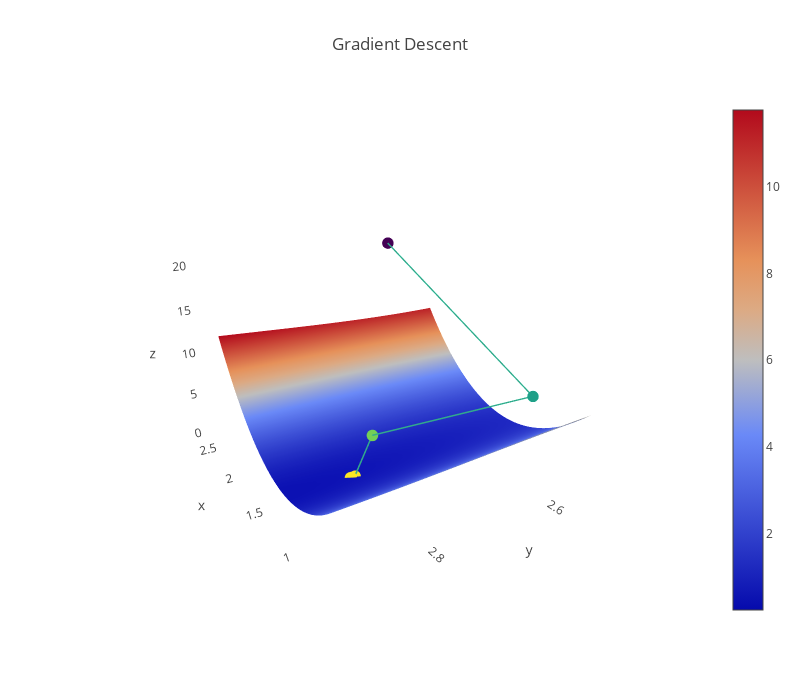

Write notebook code for a chart like this one.
### Code cell
# Run me to see another 3D plot (gradient descent with decaying alpha)
plot_3d(ts_decay[:, 0], ts_decay[:, 1], loss_decay, average_squared_loss, sin_model, x, y)
